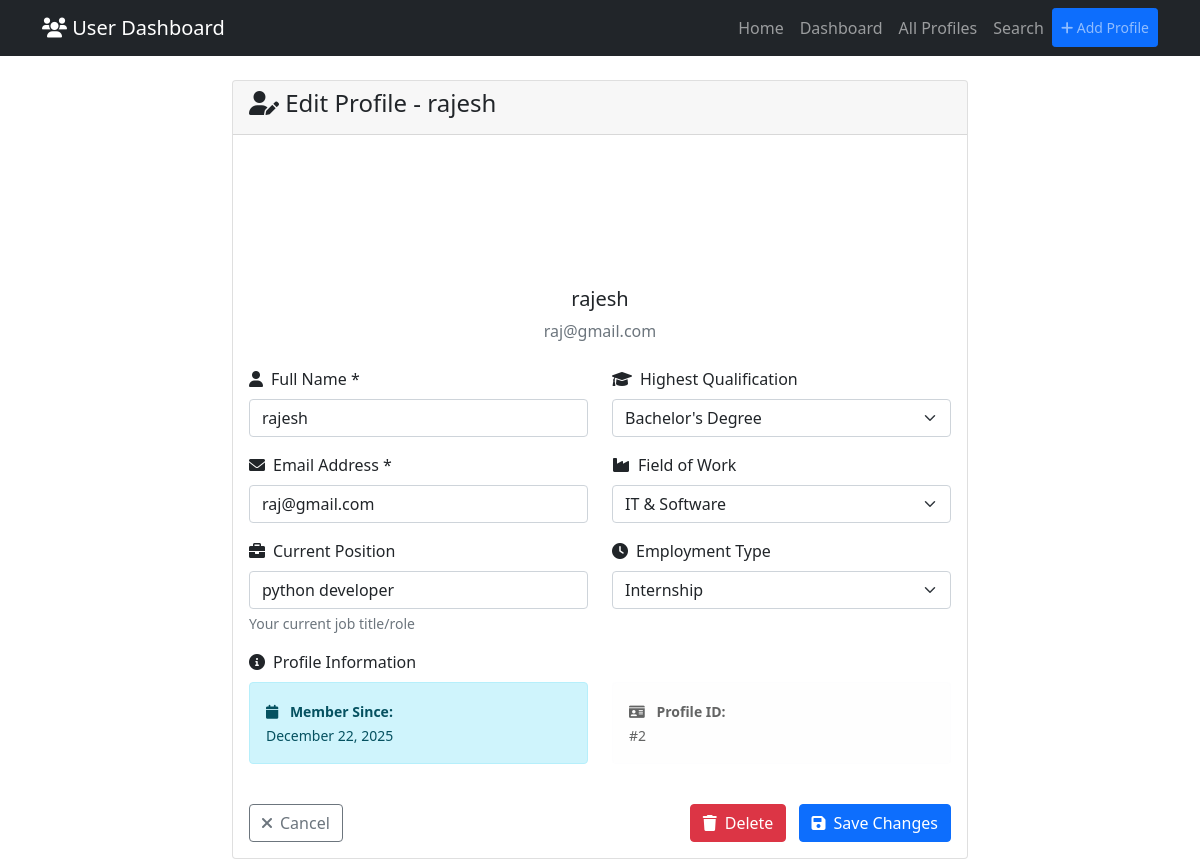
Page /edit/2 on the committed database.
### app.py (models this page shows)
class User(db.Model):
    id = db.Column(db.Integer, primary_key=True)
    name = db.Column(db.String(100), nullable=False)
    email = db.Column(db.String(120), unique=True, nullable=False)
    qualification = db.Column(db.String(50))
    current_job = db.Column(db.String(100))
    field = db.Column(db.String(50))
    job_type = db.Column(db.String(50))
    created_at = db.Column(db.DateTime, default=datetime.utcnow)

### app.py (the view, shortened to what this page needs)
@app.route('/edit/<int:id>', methods=['GET', 'POST'])
def edit_profile(id):
    user = User.query.get_or_404(id)
    return render_template('edit_profile.html', user=user)

### templates/edit_profile.html (shortened to what this page needs)
{% extends "base.html" %}
{% block content %}
<div class="row">
    <div class="col-lg-8 mx-auto">
        <div class="card">
            <div class="card-header">
                <h4><i class="fas fa-user-edit"></i> Edit Profile - {{ user.name }}</h4>
            </div>
            <div class="card-body">
                <form method="POST">
                    <div class="text-center mb-4">
                        <div class="profile-pic mb-3">
                            <div style="width: 120px; height: 120px; background: var(--gradient-primary);
                                      border-radius: 50%; display: inline-flex; align-items: center;
                                      justify-content: center; color: white; font-size: 2.5rem;">
                            </div>
                        </div>
                        <h5 class="text-gradient">{{ user.name }}</h5>
                        <p class="text-muted">{{ user.email }}</p>
                    </div>
                    <div class="row">
                        <div class="col-md-6">
                            <div class="mb-3">
                                <label for="name" class="form-label">
                                    <i class="fas fa-user me-2"></i>Full Name *
                                </label>
                                <input type="text" class="form-control" id="name" name="name"
                                       value="{{ user.name }}" required>
                            </div>
                            <div class="mb-3">
                                <label for="email" class="form-label">
                                    <i class="fas fa-envelope me-2"></i>Email Address *
                                </label>
                                <input type="email" class="form-control" id="email" name="email"
                                       value="{{ user.email }}" required>
                            </div>
                            <div class="mb-3">
                                <label for="current_job" class="form-label">
                                    <i class="fas fa-briefcase me-2"></i>Current Position
                                </label>
                                <input type="text" class="form-control" id="current_job" name="current_job"
                                       value="{{ user.current_job or '' }}">
                                <div class="form-text">Your current job title/role</div>
                            </div>
                        </div>
                        <div class="col-md-6">
                            <div class="mb-3">
                                <label for="qualification" class="form-label">
                                    <i class="fas fa-graduation-cap me-2"></i>Highest Qualification
                                </label>
                                <select class="form-select" id="qualification" name="qualification">
                                    <option value="Bachelor's Degree"
                                            {% if user.qualification == "Bachelor's Degree" %}selected{% endif %}>
                                        Bachelor's Degree
                                    </option>
                                </select>
                            </div>
                            <div class="mb-3">
                                <label for="field" class="form-label">
                                    <i class="fas fa-industry me-2"></i>Field of Work
                                </label>
                                <select class="form-select" id="field" name="field">
                                    <option value="IT & Software"
                                            {% if user.field == "IT & Software" %}selected{% endif %}>
                                        IT & Software
                                    </option>
                                </select>
                            </div>
                            <div class="mb-3">
                                <label for="job_type" class="form-label">
                                    <i class="fas fa-clock me-2"></i>Employment Type
                                </label>
                                <select class="form-select" id="job_type" name="job_type">
                                    <option value="Internship"
                                            {% if user.job_type == "Internship" %}selected{% endif %}>
                                        Internship
                                    </option>
                                </select>
                            </div>
                        </div>
                    </div>
                    <div class="mb-3">
                        <label class="form-label">
                            <i class="fas fa-info-circle me-2"></i>Profile Information
                        </label>
                        <div class="row">
                            <div class="col-md-6">
                                <div class="alert alert-info p-3">
                                    <small>
                                        <i class="fas fa-calendar me-2"></i>
                                        <strong>Member Since:</strong><br>
                                        {{ user.created_at.strftime('%B %d, %Y') }}
                                    </small>
                                </div>
                            </div>
                            <div class="col-md-6">
                                <div class="alert alert-light p-3">
                                    <small>
                                        <i class="fas fa-id-card me-2"></i>
                                        <strong>Profile ID:</strong><br>
                                        #{{ user.id }}
                                    </small>
                                </div>
                            </div>
                        </div>
                    </div>
                    <div class="d-flex justify-content-between mt-4">
                        <div>
                            <a href="{{ url_for('view_profile', id=user.id) }}"
                               class="btn btn-outline-secondary">
                                <i class="fas fa-times me-2"></i>Cancel
                            </a>
                        </div>
                        <div>
                            <a href="{{ url_for('delete_profile', id=user.id) }}"
                               class="btn btn-danger me-2"
                               onclick="return confirm('Are you sure you want to delete this profile? This action cannot be undone.')">
                                <i class="fas fa-trash me-2"></i>Delete
                            </a>
                            <button type="submit" class="btn btn-primary">
                                <i class="fas fa-save me-2"></i>Save Changes
                            </button>
                        </div>
                    </div>
                </form>
            </div>
        </div>
    </div>
</div>
{% endblock %}

### rows in the picture
User: name "rajesh", email "raj@gmail.com", current_job "python developer", qualification "Bachelor's Degree", field "IT & Software", job_type "Internship", created_at "December 22, 2025", id "2"
